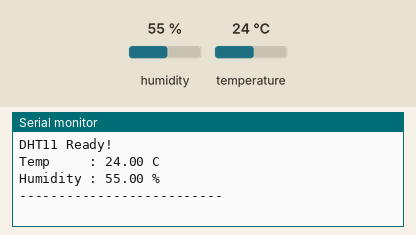
Simulated run of this sketch. Board: ESP8266 (NodeMCU). Parts: the last lines printed to the serial monitor. The test bench sets the inputs (shaded band); at power-on: humidity 55 %, temperature 24 °C.

Above: at 18.0 s.
18.1 s: humidity set to 22 %
At 21.2 s:
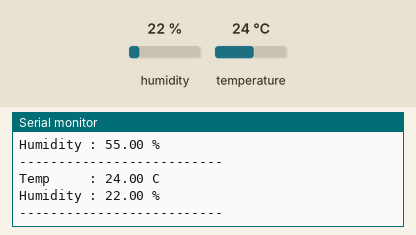
33.1 s: temperature set to 12 °C
At 40.5 s:
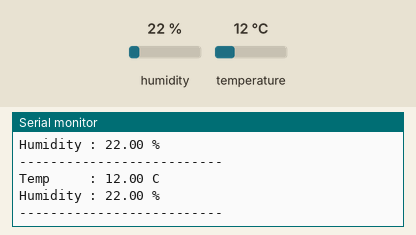
48.1 s: humidity set to 40 %
At 51.4 s:
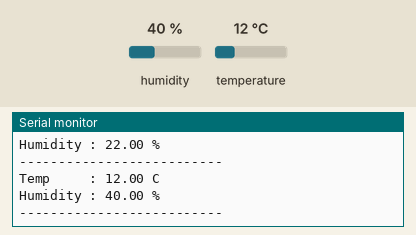
Timing chart, 0 to 52.9 s (numbered marks = the images above; inputs shaded):
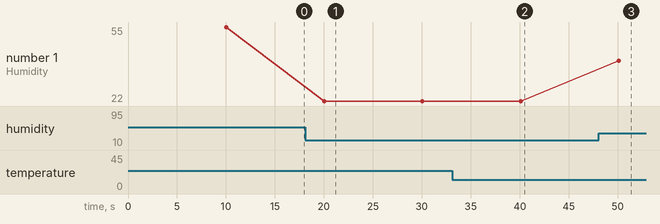

The sketch:

DHT11_NodeMCU.ino
```cpp
#include <DHT.h>

#define DHTPIN D4
#define DHTTYPE DHT11

DHT dht(DHTPIN, DHTTYPE);

void setup() {
  Serial.begin(115200);
  dht.begin();
  Serial.println("DHT11 Ready!");
}

void loop() {
  delay(10000); // 10 second delay

  float humidity = dht.readHumidity();
  float tempC    = dht.readTemperature();

  if (isnan(humidity) || isnan(tempC)) {
    Serial.println("Sensor error! Check wiring.");
    return;
  }

  Serial.print("Temp     : "); Serial.print(tempC); Serial.println(" C");
  Serial.print("Humidity : "); Serial.print(humidity); Serial.println(" %");
  Serial.println("--------------------------");
}
```

Measured:
- after the input at 18.1 s, the serial monitor: prints a new line after 1.9 s (image 1)
- after the input at 33.1 s, the serial monitor: prints a new line after 7.0 s (image 2)
- after the input at 48.1 s, the serial monitor: prints a new line after 2.0 s (image 3)
- plotted number 1: 55 → 22 after the input at 18.1 s, 22 → 40 after the input at 48.1 s
